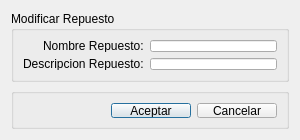
<?xml version="1.0" encoding="UTF-8"?>
<ui version="4.0">
 <class>DialogMoficarRepuesto</class>
 <widget class="QDialog" name="DialogMoficarRepuesto">
  <property name="geometry">
   <rect>
    <x>0</x>
    <y>0</y>
    <width>300</width>
    <height>140</height>
   </rect>
  </property>
  <property name="minimumSize">
   <size>
    <width>300</width>
    <height>140</height>
   </size>
  </property>
  <property name="maximumSize">
   <size>
    <width>300</width>
    <height>140</height>
   </size>
  </property>
  <property name="windowTitle">
   <string>Modificar Repuesto</string>
  </property>
  <layout class="QVBoxLayout" name="verticalLayout">
   <item>
    <widget class="QGroupBox" name="groupBox">
     <property name="title">
      <string>Modificar Repuesto</string>
     </property>
     <layout class="QFormLayout" name="formLayout">
      <property name="fieldGrowthPolicy">
       <enum>QFormLayout::AllNonFixedFieldsGrow</enum>
      </property>
      <property name="labelAlignment">
       <set>Qt::AlignRight|Qt::AlignTrailing|Qt::AlignVCenter</set>
      </property>
      <item row="0" column="0">
       <widget class="QLabel" name="label">
        <property name="text">
         <string>Nombre Repuesto:</string>
        </property>
       </widget>
      </item>
      <item row="0" column="1">
       <widget class="QLineEdit" name="lineEditNombreRepuesto"/>
      </item>
      <item row="1" column="0">
       <widget class="QLabel" name="label_2">
        <property name="text">
         <string>Descripcion Repuesto:</string>
        </property>
       </widget>
      </item>
      <item row="1" column="1">
       <widget class="QLineEdit" name="lineEditDescRepuesto"/>
      </item>
     </layout>
    </widget>
   </item>
   <item>
    <widget class="QGroupBox" name="groupBoxButtonBox">
     <property name="minimumSize">
      <size>
       <width>271</width>
       <height>41</height>
      </size>
     </property>
     <property name="maximumSize">
      <size>
       <width>16777215</width>
       <height>41</height>
      </size>
     </property>
     <property name="title">
      <string/>
     </property>
     <layout class="QGridLayout" name="gridLayout_2">
      <property name="leftMargin">
       <number>9</number>
      </property>
      <property name="topMargin">
       <number>9</number>
      </property>
      <property name="rightMargin">
       <number>9</number>
      </property>
      <property name="bottomMargin">
       <number>8</number>
      </property>
      <item row="0" column="1">
       <widget class="QPushButton" name="pushButtonAceptar">
        <property name="text">
         <string>Aceptar</string>
        </property>
       </widget>
      </item>
      <item row="0" column="2">
       <widget class="QPushButton" name="pushButtonCancelar">
        <property name="text">
         <string>Cancelar</string>
        </property>
       </widget>
      </item>
      <item row="0" column="0">
       <spacer name="horizontalSpacer_2">
        <property name="orientation">
         <enum>Qt::Horizontal</enum>
        </property>
        <property name="sizeHint" stdset="0">
         <size>
          <width>40</width>
          <height>20</height>
         </size>
        </property>
       </spacer>
      </item>
     </layout>
    </widget>
   </item>
  </layout>
 </widget>
 <resources/>
 <connections/>
</ui>
